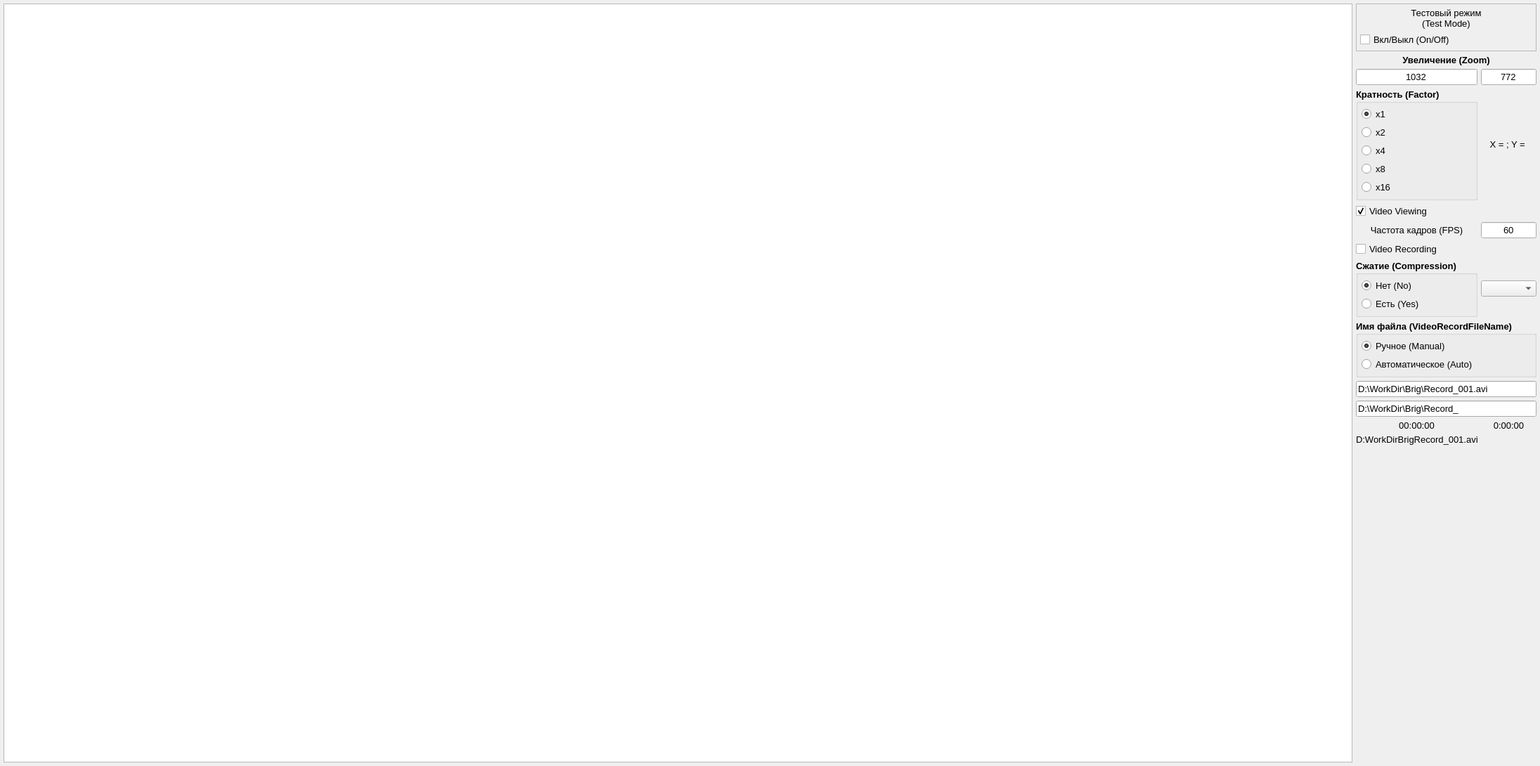
<?xml version="1.0" encoding="UTF-8"?>
<ui version="4.0">
 <class>Form_VideoFrame</class>
 <widget class="QWidget" name="Form_VideoFrame">
  <property name="geometry">
   <rect>
    <x>0</x>
    <y>0</y>
    <width>1400</width>
    <height>803</height>
   </rect>
  </property>
  <property name="windowTitle">
   <string>VideoFrame</string>
  </property>
  <layout class="QGridLayout" name="pGridLayout_VideoFrame">
   <property name="leftMargin">
    <number>5</number>
   </property>
   <property name="topMargin">
    <number>5</number>
   </property>
   <property name="rightMargin">
    <number>5</number>
   </property>
   <property name="bottomMargin">
    <number>5</number>
   </property>
   <property name="spacing">
    <number>5</number>
   </property>
   <item row="0" column="0">
    <layout class="QGridLayout" name="pGridLayout">
     <property name="spacing">
      <number>5</number>
     </property>
     <item row="0" column="1">
      <widget class="QFrame" name="pFrame_TestMode">
       <property name="frameShape">
        <enum>QFrame::StyledPanel</enum>
       </property>
       <property name="frameShadow">
        <enum>QFrame::Sunken</enum>
       </property>
       <layout class="QGridLayout" name="gridLayout_5">
        <property name="leftMargin">
         <number>5</number>
        </property>
        <property name="topMargin">
         <number>5</number>
        </property>
        <property name="rightMargin">
         <number>5</number>
        </property>
        <property name="bottomMargin">
         <number>5</number>
        </property>
        <property name="spacing">
         <number>5</number>
        </property>
        <item row="0" column="0">
         <layout class="QGridLayout" name="pGridLayout_TestMode">
          <property name="spacing">
           <number>5</number>
          </property>
          <item row="0" column="0">
           <widget class="QLabel" name="pLabel_TestMode_Title">
            <property name="font">
             <font>
              <family>Arial</family>
              <pointsize>10</pointsize>
             </font>
            </property>
            <property name="text">
             <string>Тестовый режим
(Test Mode)</string>
            </property>
            <property name="alignment">
             <set>Qt::AlignCenter</set>
            </property>
           </widget>
          </item>
          <item row="1" column="0">
           <widget class="QCheckBox" name="pCheckBox_TestModeOnOff">
            <property name="font">
             <font>
              <family>Arial</family>
              <pointsize>10</pointsize>
             </font>
            </property>
            <property name="text">
             <string>Вкл/Выкл (On/Off)</string>
            </property>
           </widget>
          </item>
         </layout>
        </item>
       </layout>
      </widget>
     </item>
     <item row="1" column="1">
      <layout class="QGridLayout" name="pGridLayout_Zoom">
       <property name="spacing">
        <number>5</number>
       </property>
       <item row="6" column="1">
        <widget class="QLineEdit" name="pLineEdit_VideoViewingFPS">
         <property name="font">
          <font>
           <family>Arial</family>
           <pointsize>10</pointsize>
          </font>
         </property>
         <property name="layoutDirection">
          <enum>Qt::LeftToRight</enum>
         </property>
         <property name="text">
          <string>60</string>
         </property>
         <property name="alignment">
          <set>Qt::AlignCenter</set>
         </property>
        </widget>
       </item>
       <item row="12" column="0">
        <widget class="QLabel" name="pLabel_StartRecordTime">
         <property name="font">
          <font>
           <family>Arial</family>
           <pointsize>10</pointsize>
          </font>
         </property>
         <property name="text">
          <string>00:00:00</string>
         </property>
         <property name="alignment">
          <set>Qt::AlignCenter</set>
         </property>
        </widget>
       </item>
       <item row="1" column="0">
        <widget class="QLineEdit" name="pLineEdit_HorizontalZoomCenter">
         <property name="font">
          <font>
           <family>Arial</family>
           <pointsize>10</pointsize>
          </font>
         </property>
         <property name="text">
          <string>1032</string>
         </property>
         <property name="alignment">
          <set>Qt::AlignCenter</set>
         </property>
        </widget>
       </item>
       <item row="1" column="1">
        <widget class="QLineEdit" name="pLineEdit_VerticalZoomCenter">
         <property name="font">
          <font>
           <family>Arial</family>
           <pointsize>10</pointsize>
          </font>
         </property>
         <property name="text">
          <string>772</string>
         </property>
         <property name="alignment">
          <set>Qt::AlignCenter</set>
         </property>
        </widget>
       </item>
       <item row="0" column="0" colspan="2">
        <widget class="QLabel" name="pLabel_Zoom_Title">
         <property name="font">
          <font>
           <family>Arial</family>
           <pointsize>10</pointsize>
           <weight>75</weight>
           <bold>true</bold>
          </font>
         </property>
         <property name="text">
          <string>Увеличение (Zoom)</string>
         </property>
         <property name="alignment">
          <set>Qt::AlignCenter</set>
         </property>
        </widget>
       </item>
       <item row="7" column="0" colspan="2">
        <widget class="QCheckBox" name="pCheckBox_VideoRecording">
         <property name="font">
          <font>
           <family>Arial</family>
           <pointsize>10</pointsize>
          </font>
         </property>
         <property name="text">
          <string>Video Recording</string>
         </property>
        </widget>
       </item>
       <item row="14" column="0">
        <spacer name="verticalSpacer">
         <property name="orientation">
          <enum>Qt::Vertical</enum>
         </property>
         <property name="sizeHint" stdset="0">
          <size>
           <width>20</width>
           <height>40</height>
          </size>
         </property>
        </spacer>
       </item>
       <item row="12" column="1">
        <widget class="QLabel" name="pLabel_RecordTime">
         <property name="font">
          <font>
           <family>Arial</family>
           <pointsize>10</pointsize>
          </font>
         </property>
         <property name="text">
          <string>0:00:00</string>
         </property>
         <property name="alignment">
          <set>Qt::AlignCenter</set>
         </property>
        </widget>
       </item>
       <item row="6" column="0">
        <widget class="QLabel" name="pLabel_VideoViewingFPS_Title">
         <property name="font">
          <font>
           <family>Arial</family>
           <pointsize>10</pointsize>
           <weight>50</weight>
           <bold>false</bold>
          </font>
         </property>
         <property name="text">
          <string>Частота кадров (FPS)</string>
         </property>
         <property name="alignment">
          <set>Qt::AlignCenter</set>
         </property>
        </widget>
       </item>
       <item row="5" column="0" colspan="2">
        <widget class="QCheckBox" name="pCheckBox_VideoViewing">
         <property name="font">
          <font>
           <family>Arial</family>
           <pointsize>10</pointsize>
          </font>
         </property>
         <property name="text">
          <string>Video Viewing</string>
         </property>
         <property name="checked">
          <bool>true</bool>
         </property>
        </widget>
       </item>
       <item row="8" column="0">
        <widget class="QGroupBox" name="pGroupBox_Compression">
         <property name="font">
          <font>
           <family>Arial</family>
           <pointsize>10</pointsize>
           <weight>75</weight>
           <bold>true</bold>
          </font>
         </property>
         <property name="title">
          <string>Сжатие (Compression)</string>
         </property>
         <layout class="QGridLayout" name="gridLayout_6">
          <property name="leftMargin">
           <number>5</number>
          </property>
          <property name="topMargin">
           <number>5</number>
          </property>
          <property name="rightMargin">
           <number>5</number>
          </property>
          <property name="bottomMargin">
           <number>5</number>
          </property>
          <property name="spacing">
           <number>5</number>
          </property>
          <item row="0" column="0">
           <layout class="QGridLayout" name="pGridLayout_GroupBox_Zoom_2">
            <property name="spacing">
             <number>5</number>
            </property>
            <item row="0" column="0">
             <widget class="QRadioButton" name="pRadioButton_Compression_No">
              <property name="font">
               <font>
                <family>Arial</family>
                <pointsize>10</pointsize>
                <weight>50</weight>
                <bold>false</bold>
               </font>
              </property>
              <property name="text">
               <string>Нет (No)</string>
              </property>
              <property name="checked">
               <bool>true</bool>
              </property>
             </widget>
            </item>
            <item row="1" column="0">
             <widget class="QRadioButton" name="pRadioButton_Compression_Yes">
              <property name="font">
               <font>
                <family>Arial</family>
                <pointsize>10</pointsize>
                <weight>50</weight>
                <bold>false</bold>
               </font>
              </property>
              <property name="text">
               <string>Есть (Yes)</string>
              </property>
             </widget>
            </item>
           </layout>
          </item>
         </layout>
        </widget>
       </item>
       <item row="8" column="1">
        <widget class="QComboBox" name="pComboBox_CodecChoice">
         <property name="font">
          <font>
           <family>Arial</family>
           <pointsize>10</pointsize>
          </font>
         </property>
        </widget>
       </item>
       <item row="2" column="0">
        <widget class="QGroupBox" name="pGroupBox_ZoomFactor">
         <property name="font">
          <font>
           <family>Arial</family>
           <pointsize>10</pointsize>
           <weight>75</weight>
           <bold>true</bold>
          </font>
         </property>
         <property name="title">
          <string>Кратность (Factor)</string>
         </property>
         <layout class="QGridLayout" name="gridLayout_4">
          <property name="leftMargin">
           <number>5</number>
          </property>
          <property name="topMargin">
           <number>5</number>
          </property>
          <property name="rightMargin">
           <number>5</number>
          </property>
          <property name="bottomMargin">
           <number>5</number>
          </property>
          <property name="spacing">
           <number>5</number>
          </property>
          <item row="0" column="0">
           <layout class="QGridLayout" name="pGridLayout_GroupBox_Zoom">
            <property name="spacing">
             <number>5</number>
            </property>
            <item row="0" column="0">
             <widget class="QRadioButton" name="pRadioButton_ZoomFactor_x1">
              <property name="font">
               <font>
                <family>Arial</family>
                <pointsize>10</pointsize>
                <weight>50</weight>
                <bold>false</bold>
               </font>
              </property>
              <property name="text">
               <string>x1</string>
              </property>
              <property name="checked">
               <bool>true</bool>
              </property>
             </widget>
            </item>
            <item row="2" column="0">
             <widget class="QRadioButton" name="pRadioButton_ZoomFactor_x4">
              <property name="font">
               <font>
                <family>Arial</family>
                <pointsize>10</pointsize>
                <weight>50</weight>
                <bold>false</bold>
               </font>
              </property>
              <property name="text">
               <string>x4</string>
              </property>
             </widget>
            </item>
            <item row="3" column="0">
             <widget class="QRadioButton" name="pRadioButton_ZoomFactor_x8">
              <property name="font">
               <font>
                <family>Arial</family>
                <pointsize>10</pointsize>
                <weight>50</weight>
                <bold>false</bold>
               </font>
              </property>
              <property name="text">
               <string>x8</string>
              </property>
             </widget>
            </item>
            <item row="1" column="0">
             <widget class="QRadioButton" name="pRadioButton_ZoomFactor_x2">
              <property name="font">
               <font>
                <family>Arial</family>
                <pointsize>10</pointsize>
                <weight>50</weight>
                <bold>false</bold>
               </font>
              </property>
              <property name="text">
               <string>x2</string>
              </property>
             </widget>
            </item>
            <item row="4" column="0">
             <widget class="QRadioButton" name="pRadioButton_ZoomFactor_x16">
              <property name="font">
               <font>
                <family>Arial</family>
                <pointsize>10</pointsize>
                <weight>50</weight>
                <bold>false</bold>
               </font>
              </property>
              <property name="text">
               <string>x16</string>
              </property>
             </widget>
            </item>
           </layout>
          </item>
         </layout>
        </widget>
       </item>
       <item row="2" column="1">
        <widget class="QLabel" name="pLabel_MouseCursorPosition">
         <property name="font">
          <font>
           <family>Arial</family>
           <pointsize>10</pointsize>
          </font>
         </property>
         <property name="text">
          <string>X = ; Y = </string>
         </property>
         <property name="alignment">
          <set>Qt::AlignCenter</set>
         </property>
        </widget>
       </item>
       <item row="13" column="0" colspan="2">
        <widget class="QLabel" name="pLabel_VideoRecordFileName">
         <property name="font">
          <font>
           <family>Arial</family>
           <pointsize>10</pointsize>
           <weight>50</weight>
           <bold>false</bold>
          </font>
         </property>
         <property name="text">
          <string>D:WorkDirBrigRecord_001.avi</string>
         </property>
         <property name="alignment">
          <set>Qt::AlignLeading|Qt::AlignLeft|Qt::AlignVCenter</set>
         </property>
        </widget>
       </item>
       <item row="10" column="0" colspan="2">
        <widget class="QLineEdit" name="pLineEdit_VideoRecordFileName_Manual">
         <property name="font">
          <font>
           <family>Arial</family>
           <pointsize>10</pointsize>
          </font>
         </property>
         <property name="text">
          <string>D:\WorkDir\Brig\Record_001.avi</string>
         </property>
        </widget>
       </item>
       <item row="9" column="0" colspan="2">
        <widget class="QGroupBox" name="pGroupBox_VideoRecordFileName">
         <property name="font">
          <font>
           <family>Arial</family>
           <pointsize>10</pointsize>
           <weight>75</weight>
           <bold>true</bold>
          </font>
         </property>
         <property name="title">
          <string>Имя файла (VideoRecordFileName)</string>
         </property>
         <layout class="QGridLayout" name="gridLayout_7">
          <property name="leftMargin">
           <number>5</number>
          </property>
          <property name="topMargin">
           <number>5</number>
          </property>
          <property name="rightMargin">
           <number>5</number>
          </property>
          <property name="bottomMargin">
           <number>5</number>
          </property>
          <property name="spacing">
           <number>5</number>
          </property>
          <item row="0" column="0">
           <layout class="QGridLayout" name="pGridLayout_GroupBox_Zoom_3">
            <property name="spacing">
             <number>5</number>
            </property>
            <item row="0" column="0">
             <widget class="QRadioButton" name="pRadioButton_VideoRecordFileName_Manual">
              <property name="font">
               <font>
                <family>Arial</family>
                <pointsize>10</pointsize>
                <weight>50</weight>
                <bold>false</bold>
               </font>
              </property>
              <property name="text">
               <string>Ручное (Manual)</string>
              </property>
              <property name="checked">
               <bool>true</bool>
              </property>
             </widget>
            </item>
            <item row="1" column="0">
             <widget class="QRadioButton" name="pRadioButton_VideoRecordFileName_Auto">
              <property name="font">
               <font>
                <family>Arial</family>
                <pointsize>10</pointsize>
                <weight>50</weight>
                <bold>false</bold>
               </font>
              </property>
              <property name="text">
               <string>Автоматическое (Auto)</string>
              </property>
             </widget>
            </item>
           </layout>
          </item>
         </layout>
        </widget>
       </item>
       <item row="11" column="0" colspan="2">
        <widget class="QLineEdit" name="pLineEdit_VideoRecordFileName_Auto">
         <property name="enabled">
          <bool>true</bool>
         </property>
         <property name="font">
          <font>
           <family>Arial</family>
           <pointsize>10</pointsize>
          </font>
         </property>
         <property name="text">
          <string>D:\WorkDir\Brig\Record_</string>
         </property>
        </widget>
       </item>
      </layout>
     </item>
     <item row="0" column="0" rowspan="2">
      <widget class="QGraphicsView" name="pGraphicsView">
       <property name="sizePolicy">
        <sizepolicy hsizetype="Expanding" vsizetype="Expanding">
         <horstretch>0</horstretch>
         <verstretch>0</verstretch>
        </sizepolicy>
       </property>
       <property name="minimumSize">
        <size>
         <width>1920</width>
         <height>1080</height>
        </size>
       </property>
       <property name="maximumSize">
        <size>
         <width>1920</width>
         <height>1080</height>
        </size>
       </property>
       <property name="frameShadow">
        <enum>QFrame::Plain</enum>
       </property>
       <property name="lineWidth">
        <number>1</number>
       </property>
       <property name="dragMode">
        <enum>QGraphicsView::NoDrag</enum>
       </property>
      </widget>
     </item>
    </layout>
   </item>
  </layout>
 </widget>
 <resources/>
 <connections/>
</ui>
